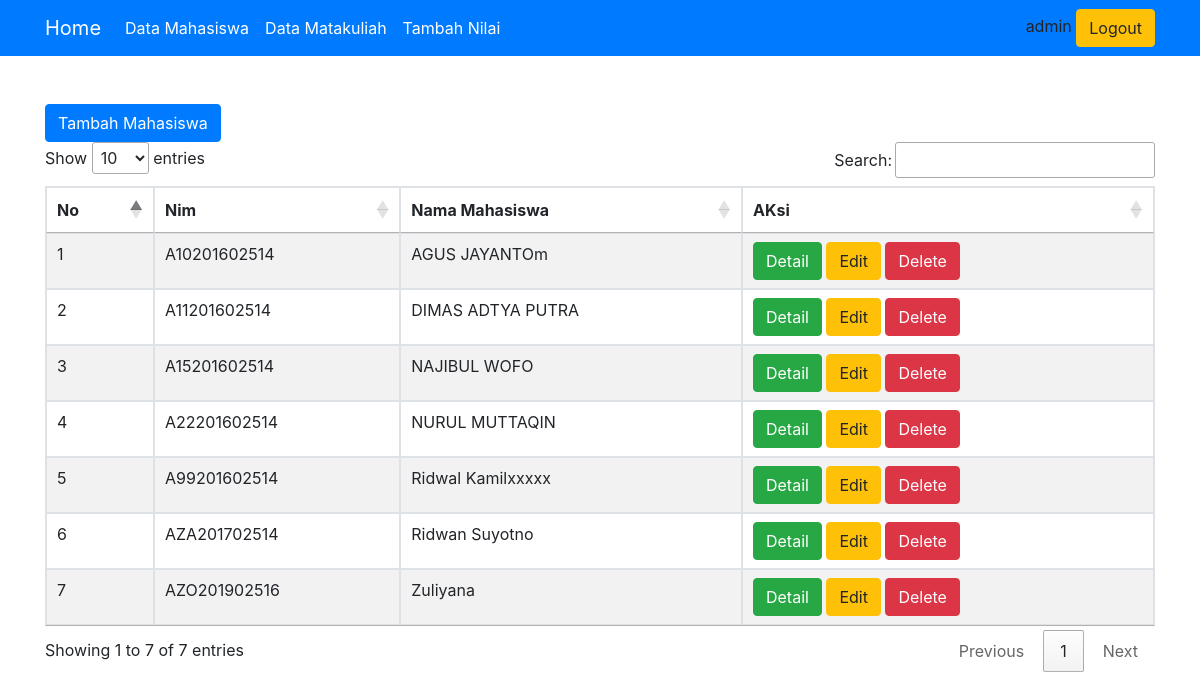
The app's page /index.php?halaman=tampilMhs (signed in) with its own data.
### tables this page shows
CREATE TABLE IF NOT EXISTS `tb_mahasiswa` (
  `nim` varchar(16) NOT NULL,
  `nama_mhs` varchar(200) NOT NULL,
  PRIMARY KEY (`nim`)
);

### data/mahasiswa/mhs_tampil.php (the view)
<div class="col-lg-6">
	<div class="row">
		<a href="?halaman=tambahMhs" class="btn btn-primary">Tambah Mahasiswa</a>
	</div>
</div>
<table border="1" id="example1" class="table table-bordered table-striped">
	<thead>
		<tr>
			<th>No</th>
			<th>Nim</th>
			<th>Nama Mahasiswa</th>
			<th>AKsi</th>
		</tr>
	</thead>
	<tbody>
		<?php
		$no=1;
		$query = $conn->query("SELECT nim, nama_mhs FROM tb_mahasiswa");
		while ($data = $query->fetch_assoc()) {
			?>
			<tr>
				<td><?= $no++; ?></td>
				<td><?= $data['nim']; ?></td>
				<td><?= $data['nama_mhs']; ?></td>
				<td>
					<a class="btn btn-success" href="?halaman=detailMhs&id=<?= $data['nim']; ?>">Detail</a>
					<a class="btn btn-warning" href="?halaman=editMhs&id=<?= $data['nim']; ?>">Edit</a>
					<a class="btn btn-danger" href="?halaman=hapusMhs&id=<?= $data['nim']; ?>">Delete</a>
				</td>
			</tr>
			<?php
		}
		?>
	</tbody>
</table>

### index.php (style rules this page uses)
table { width: 100%; }

### records on screen
tb_mahasiswa: nim "A10201602514", nama_mhs "AGUS JAYANTOm"
tb_mahasiswa: nim "A11201602514", nama_mhs "DIMAS ADTYA PUTRA"
tb_mahasiswa: nim "A15201602514", nama_mhs "NAJIBUL WOFO"
tb_mahasiswa: nim "A22201602514", nama_mhs "NURUL MUTTAQIN"
tb_mahasiswa: nim "A99201602514", nama_mhs "Ridwal Kamilxxxxx"
tb_mahasiswa: nim "AZA201702514", nama_mhs "Ridwan Suyotno"
tb_mahasiswa: nim "AZO201902516", nama_mhs "Zuliyana"

### other values on screen
$_SESSION['admin'] "admin"
